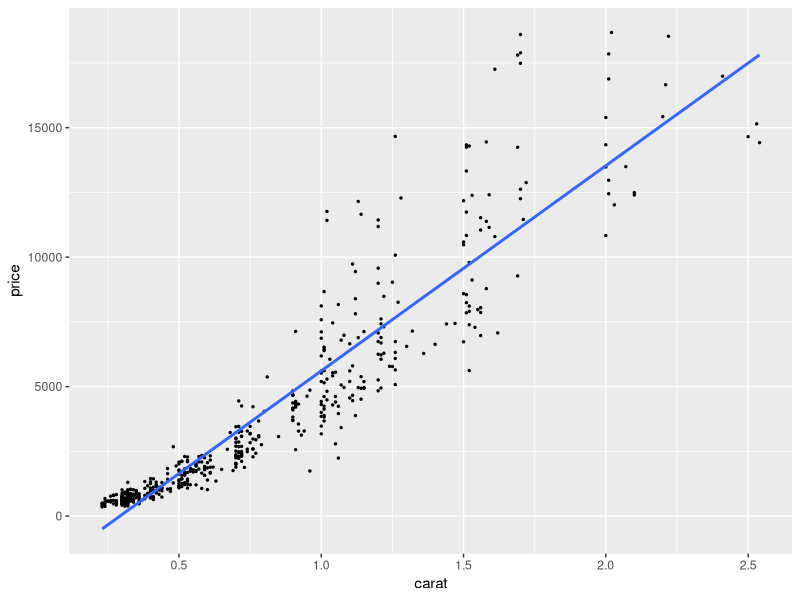
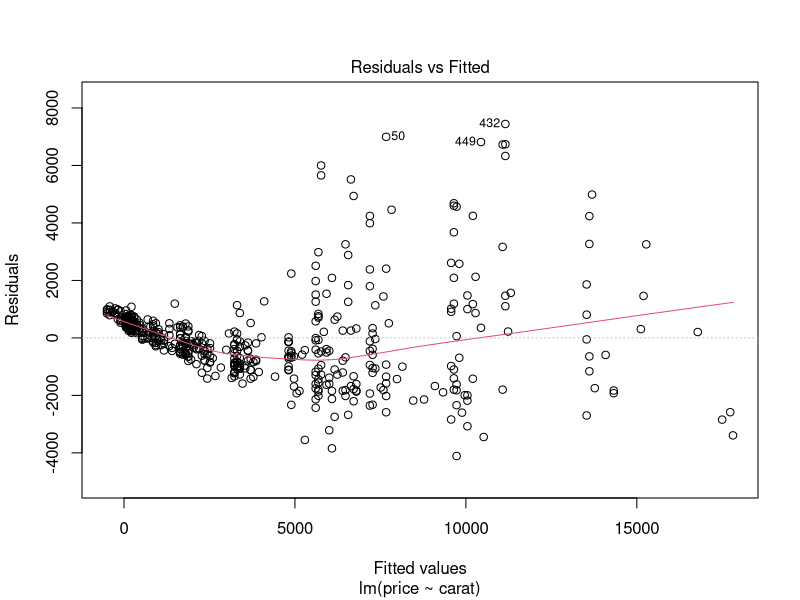
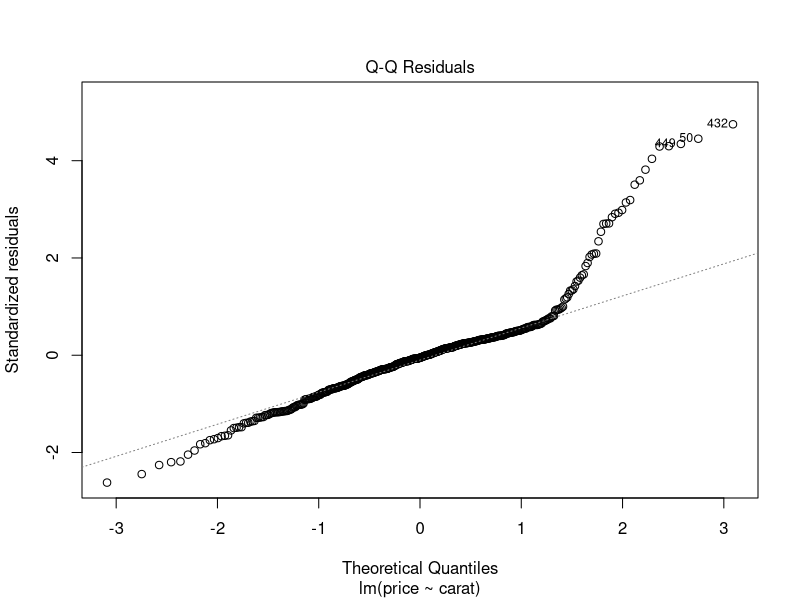
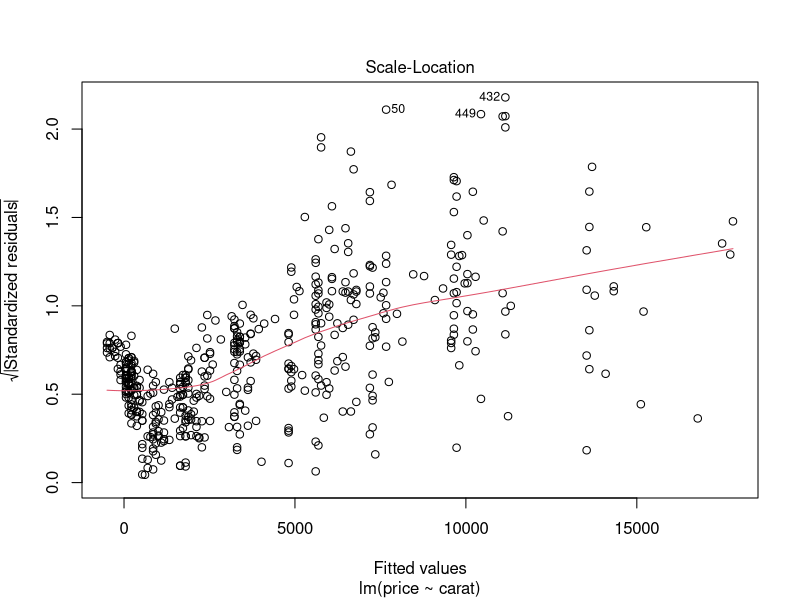
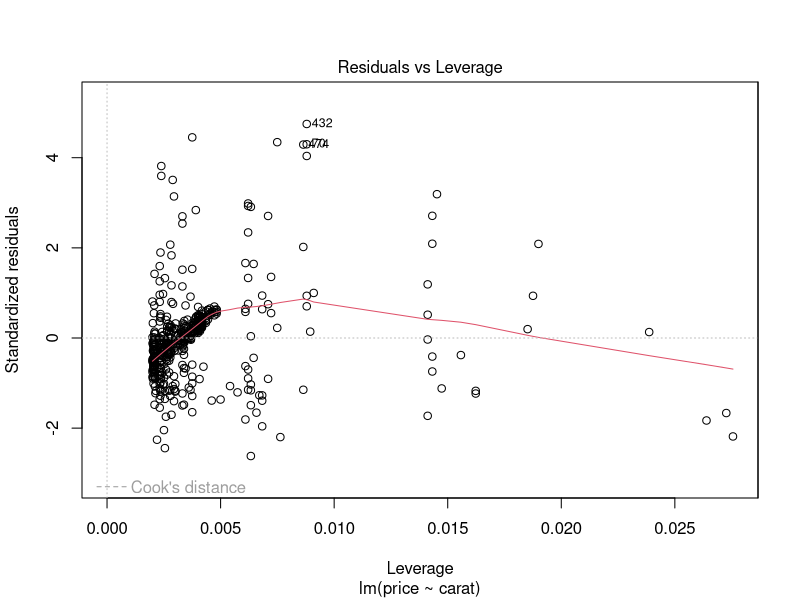
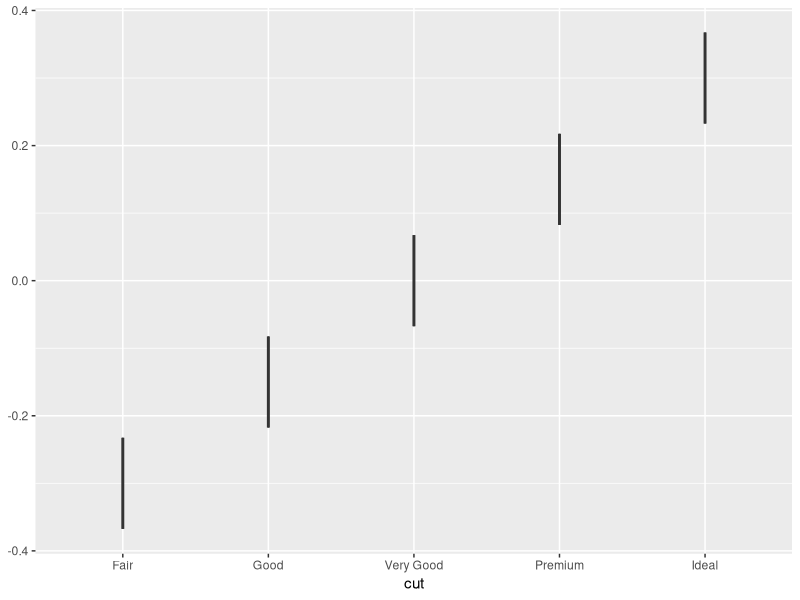
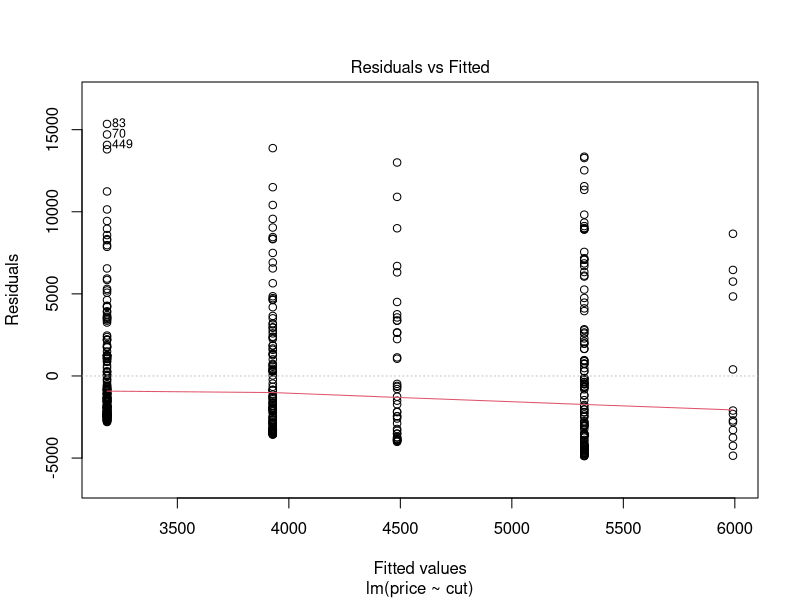
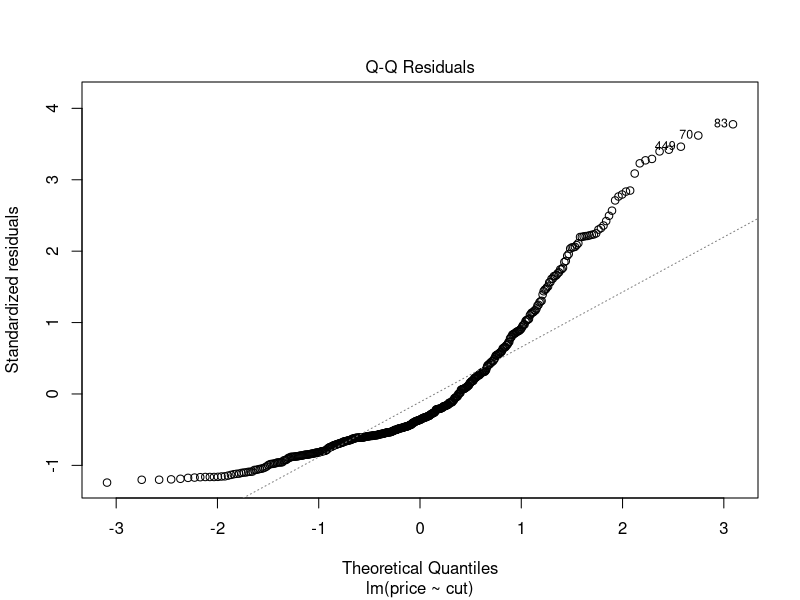

Here is the R script that generated these plots, in order:
## ---- chunk 1
knitr::opts_chunk$set(warning = FALSE, message = FALSE) 
## ---- chunk 2
library(ggplot2)
library(dplyr)
data("diamonds")
## ---- chunk 3
set.seed(100)
diamonds %>%
  slice_sample(n = 500) %>%
  mutate(cut = factor(cut)) ->
  my_diamonds
## ---- chunk 4
ggplot(my_diamonds, aes(x = carat, y = price)) +
  geom_point(size = 0.5) +
  geom_smooth(method = "lm", se = FALSE)
## ---- chunk 5
lm_model <- lm(price ~ carat, data = my_diamonds)
summary(lm_model)
## ---- chunk 6
lm_intercept_only <- lm(price ~ 1, data = my_diamonds)
anova(lm_intercept_only, lm_model)
## ---- chunk 7
plot(lm_model)
## ---- chunk 8
my_diamonds$cut <- factor(my_diamonds$cut, ordered = FALSE)
ggplot(my_diamonds, aes(cut)) +
  geom_boxplot()
## ---- chunk 9
lm_model_cut <- lm(price ~ cut, my_diamonds)
summary(lm_model_cut)
## ---- chunk 10
levels(my_diamonds$cut)
## ---- chunk 11
prediction <- predict(lm_model_cut, newdata = data.frame(cut = levels(my_diamonds$cut)))
prediction_df <- data.frame(cut = levels(diamonds$cut), predicted_price = prediction)
prediction_df[which.max(prediction_df$predicted_price), ]
## ---- chunk 12
plot(lm_model_cut)
## ---- chunk 13
lm_main_effects <- lm(price ~ carat + cut, my_diamonds)
summary(lm_main_effects)
## ---- chunk 14
lm_interaction <- lm(price ~ carat * cut, my_diamonds)
summary(lm_interaction)
## ---- chunk 15
ggplot(my_diamonds, aes(x = price, y = carat, color = cut)) +
  geom_point() +
  geom_smooth(method = "lm", se = FALSE)
## ---- chunk 16
library(MASS)
data("Animals")
row.names(Animals)
## ---- chunk 17
ggplot(Animals, aes(brain)) +
  geom_boxplot()

ggplot(Animals, aes(body)) +
  geom_boxplot()
## ---- chunk 18
ggplot(Animals, aes(x = body, y = brain)) +
  geom_point() +
  geom_smooth(method = "lm", se = TRUE)
## ---- chunk 19
lm_m0 <- lm(brain ~ body, Animals)
summary(lm_m0)
## ---- chunk 20
plot(lm_m0)
## ---- chunk 21
Animals$log_body <- log(Animals$body)
Animals$log_brain <- log(Animals$brain)

ggplot(data = Animals, aes(x = 1, y = log_body)) +
  geom_boxplot()

ggplot(data = Animals, aes(x = 1, y = log_brain)) +
  geom_boxplot()
## ---- chunk 22
ggplot(data = Animals, aes(x = log_body, y = log_brain)) +
  geom_point() +
  geom_smooth(method = "lm", se = TRUE)
## ---- chunk 23
m1 <- lm(log_brain ~ log_body, data = Animals)
summary(m1)
## ---- chunk 24
plot(m1)
## ---- chunk 25
Animals$species <- ifelse(Animals$body %in% c(11700.000, 9400.000, 87000.000), "extinct", "others")
Animals$species <- factor(Animals$species, levels = c("extinct", "others"))
## ---- chunk 26
m2 <- update(m1, . ~ . + species, data = Animals)
summary(m2)
## ---- chunk 27
plot(m2)
## ---- chunk 28
Animals$species <- ifelse(Animals$body %in% c(11700, 9400, 87000), "extinct",
                   ifelse(Animals$body %in% c(207.000, 62.000, 52.160, 6.800), "primate", "others"))

Animals$species <- factor(Animals$species, levels = c("extinct", "primate", "others"))
## ---- chunk 29
m3 <- update(m1, . ~ . + species, data = Animals)
summary(m3)
## ---- chunk 30
plot(m3)
## ---- chunk 31
anova(m1, m2, m3)
